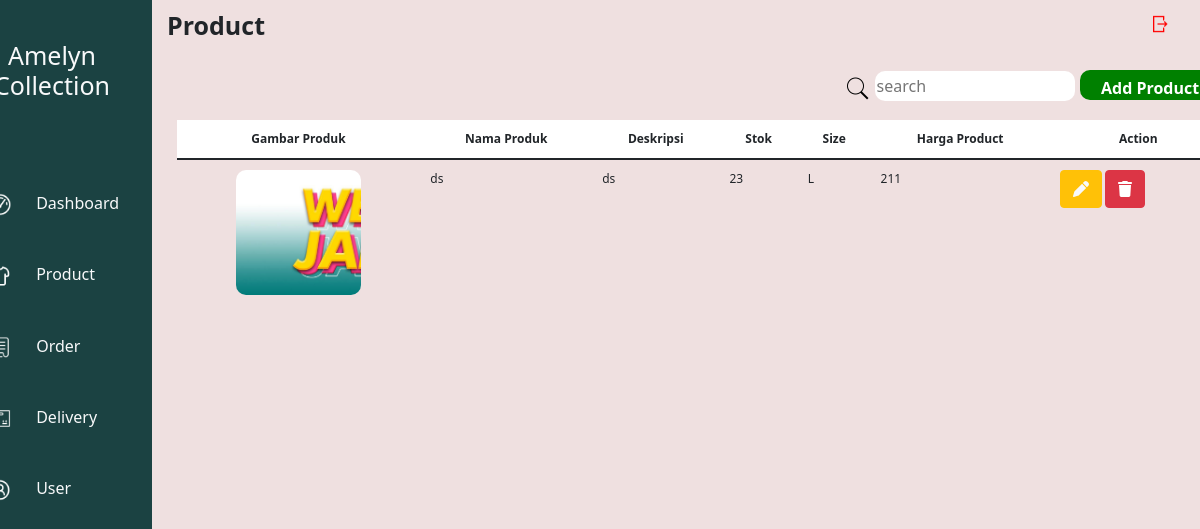
Before: /product/manage-product/ with the older database file.
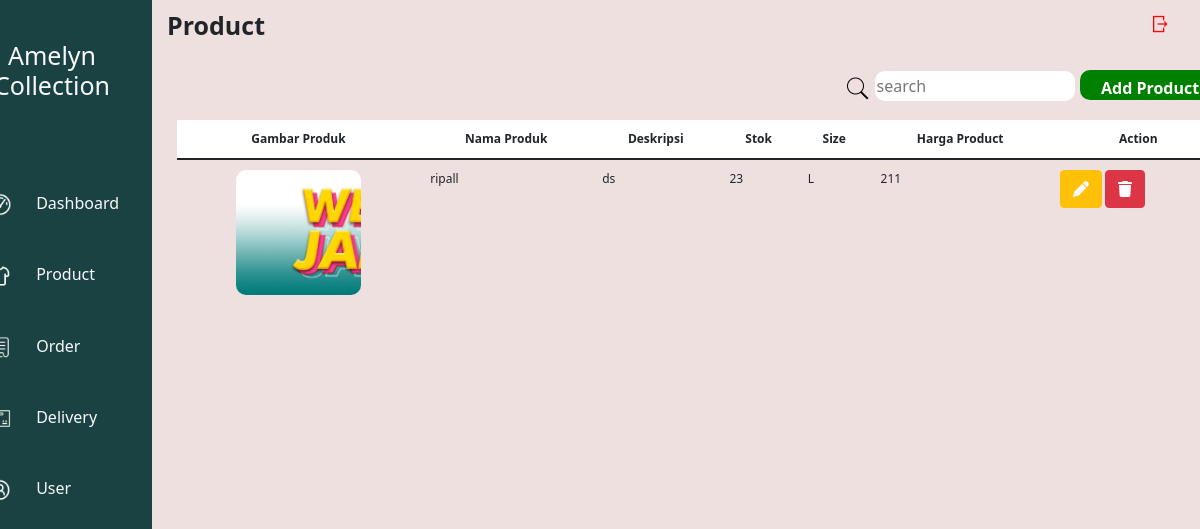
After: the same page with the newer database file.
### product/models.py (models this page shows, shortened)
class Product(models.Model):
    SIZE_CHOICES = [
        ('S', 'S'),
        ('M', 'M'),
        ('L', 'L'),
        ('XL', 'XL'),
    ]
    imageProduct = models.ImageField(upload_to="upload/menu/")
    nameProduct = models.CharField(max_length=100)
    descProduct = models.CharField(max_length=100)
    sizeProduct = models.CharField(max_length=2, choices=SIZE_CHOICES)
    stockProduct = models.PositiveIntegerField()
    priceProduct = models.IntegerField()

### product/views.py (the view)
# urls.py: path('manage-product/', views.manageProduct, name="manage-product"),
def manageProduct(request):
    context = {
        'product': Product.objects.all()
    }
    return render(request, 'manage_product.html', context)

### templates/manage_product.html (shortened to what this page needs)
{% extends "base_admin.html" %}
{% load static %}
{% block header %}
<link rel="stylesheet" href="{% static 'css/manage_product.css' %}">
{% endblock header %}
{% block content %}
<div class="container">
  <div class="menu">
      <nav class="col-md-3 col-lg-2 d-md-block sidebar">
          <div class="position-sticky">
              <ul class="nav flex-column">
                  <li class="nav-item">
                      <h5 class="nav-link text-light">Amelyn<br>Collection</h5>
                  </li>
              </ul>
          </div>
          <div class="position-sticky button-list">
              <ul class="nav flex-column mt-5  nav-custom">
                  <li class="nav-item mt-3 text-start">
                      <a class="nav-link text-light" href="#" id="menuSieBar">
                          <img src="{% static 'images/dashboard.png' %}" class="list-imagea">
                          Dashboard</a>
                  </li>
                  <li class="nav-item mt-4">
                      <a class="nav-link text-light" href="#" id="menuSieBar">
                          <img src="{% static 'images/icons8-cloth-96 1.png' %}" class="list-imageb">
                          Product</a>
                  </li>
                  <li class="nav-item mt-4">
                      <a class="nav-link text-light" href="#" id="menuSieBar">
                          <img src="{% static 'images/icons8-order-48 1.png' %}" class="list-imagec">
                          Order</a>
                  </li>
                  <li class="nav-item mt-4">
                      <a class="nav-link text-light" href="#" id="menuSieBar">
                          <img src="{% static 'images/icons8-package-50 1.png'%}" class="list-imaged">
                          Delivery</a>
                  </li>
                  <li class="nav-item mt-4">
                      <a class="nav-link text-light" href="#" id="menuSieBar">
                          <img src="{% static 'images/icons8-male-user-96 1.png'%}" class="list-imagee">
                          User</a>
                  </li>
              </ul>
          </div>
      </nav>
  </div>
  <div class="header">
      <div class="dashboard">
          <a href=""> <img src="{% static 'images/icons8-log-out-32.png'%}" style="width: 20px; height: 20px;" class="Log-Out"></a>
      </div>
      <div class="content">
          <h1>Product</h1>
      </div>
  </div>
  <div class="search">
      <img src="{% static 'images/icons8-search-50.png'%}" class="search-icon">
      <input type="search" placeholder="search">
  </div>
  <div class="button">
    <button class="btn btn-success mb-3" data-bs-toggle="modal" data-bs-target="#addModal">Add Product</button>
  </div>
  <div class="table-container">
      <table class="table">
          <thead>
              <tr>
                  <th>Gambar Produk</th>
                  <th>Nama Produk</th>
                  <th>Deskripsi</th>
                  <th>Stok</th>
                  <th>Size</th>
                  <th>Harga Product</th>
                  <th>Action</th>
              </tr>
          </thead>
          <tbody>
              {% for i in product %}
        <tr>
          <td  class="text-center"><img src="{{i.imageProduct.url}}" width="125rem" height="125rem" style="border-radius: 10px;"></td>
          <td>{{i.nameProduct}}</td>
          <td>{{i.descProduct}}</td>
          <td>{{i.stockProduct}}</td>
          <td>{{i.sizeProduct}}</td>
          <td>{{i.priceProduct}}</td>
          <td>
            <button type="button" class="btn btn-warning" data-bs-toggle="modal" data-bs-target="#exampleModalUpdate-{{i.id}}"><i class="fa-solid fa-pen shadow-none link-light"></i></button>
          <button type="button" class="btn btn-danger" data-bs-toggle="modal" data-bs-target="#exampleModalDelete-{{i.id}}"><i class="fa-solid fa-trash shadow-none"></i></button>
          </td>
        </tr>
      {% endfor %}
          </tbody>
      </table>
  </div>
</div>
{% endblock content %}

Changed rows visible on the page:
changed Product "ds": nameProduct "ds" → "ripall"
